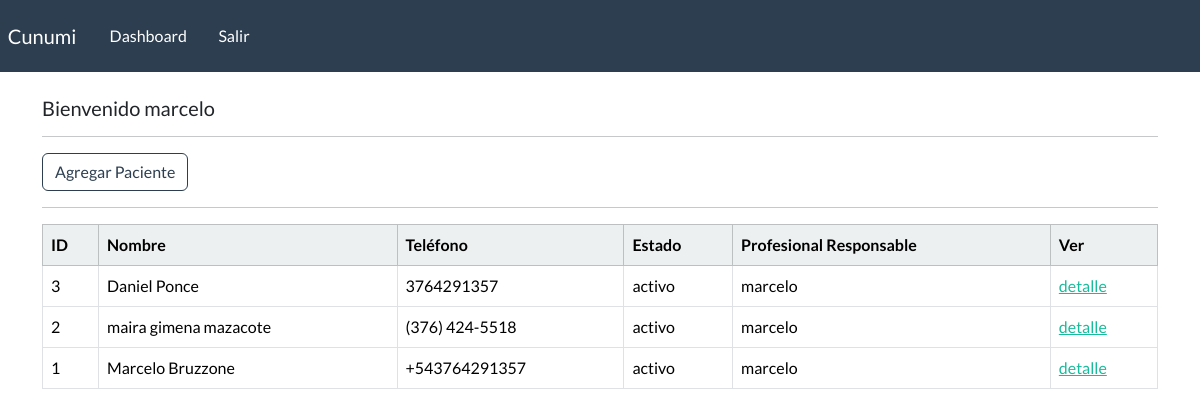
The app's page /dashboard (signed in), older data.
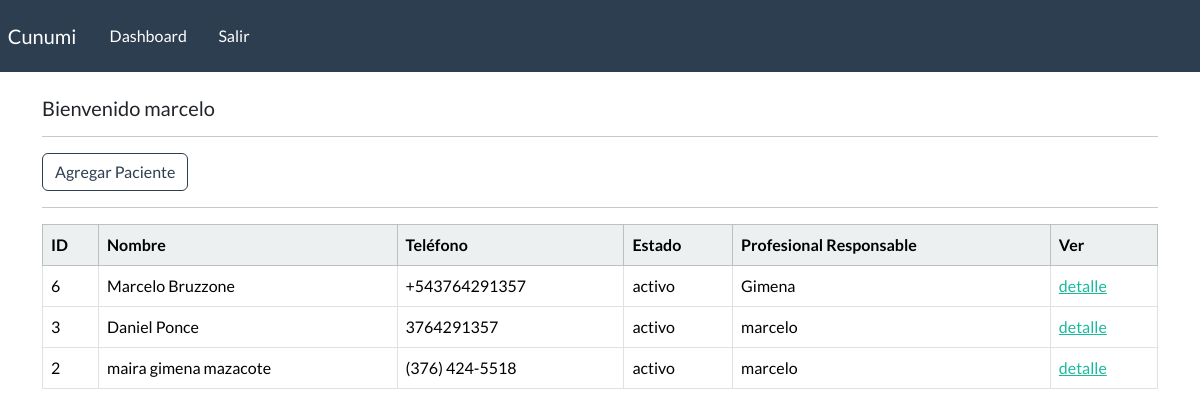
The same page, newer data.
### webapp/models.py (models this page shows, shortened)
class paciente(models.Model):
    nombre = models.CharField(max_length=100)
    apellido = models.CharField(max_length=100, blank=True)
    dni = models.CharField(max_length=100, blank=True)
    telefono = models.CharField(max_length=100, blank=True)
    email = models.EmailField(blank=True)
    edad = models.IntegerField(blank=True)
    fecha_inicio = models.DateField(blank=True, null=True)
    responables = models.CharField(max_length=200, blank=True)
    motivo_consulta = models.CharField(max_length=200, blank=True)
    derivado = models.BooleanField(default=False)
    email = models.EmailField(blank=True)
    estado_choices = (
        ('activo', 'activo'),
        ('inactivo', 'inactivo'),
        ('alta', 'alta'),
        ('derivado', 'derivado')
    )
    estado = models.CharField(max_length=20, choices=estado_choices, default='activo')
    profesional_responsable = models.ForeignKey(User, on_delete=models.CASCADE, blank=True)

### webapp/views.py (the view)
# urls.py: path('dashboard',views.dashboard, name='dashboard'),
@login_required(login_url='my-login')
def dashboard(request):
    pacientes = paciente.objects.all().order_by('-id')
    context = {
        'pacientes':pacientes,
    }
    return render(request, 'webapp/dashboard.html', context=context)

### webapp/templates/webapp/dashboard.html
{% extends 'webapp/base.html' %}
{% block content %}
    <h5>Bienvenido {{user}}</h5>
    <hr>
    <a class="btn btn-outline-primary btn-small" href="{% url 'crear-paciente' %}">
        Agregar Paciente
    </a>
    <hr>
    <table class="table table-hover table-bordered">
        <thead class="table-light">
            <tr>
                <th scope="col">ID</th>
                <th scope="col">Nombre</th>
                <th scope="col">Teléfono</th>
                <th scope="col">Estado</th>
                <th scope="col">Profesional Responsable</th>
                <th scope="col">Ver</th>
            </tr>
        </thead>
        <tbody>
            {% if pacientes %}
            {% for paciente in pacientes %}
            <tr>
                <td>
                    {{paciente.id}}
                </td>
                <td>{{paciente.nombre}} {{paciente.apellido}}</td>
                <td>{{paciente.telefono}}</td>
                <td>{{paciente.estado}}</td>
                <td>{{paciente.profesional_responsable}}</td>
                <td><a href="{% url 'detalle-paciente' paciente.id %}">detalle</a></td>
            </tr>
            {% endfor %}
            {% endif %}
        </tbody>
    </table>
{% endblock %}

### webapp/templates/webapp/base.html (shortened to what this page needs)
{% load static %}
<!DOCTYPE html>
<html lang="en">
<head>
    <link rel="stylesheet" href="https://bootswatch.com/5/flatly/bootstrap.min.css" type="text/css">
    <link rel="stylesheet" href="{% static 'css/styles.css' %}">
</head>
<body>
    {% include 'webapp/navbar.html' %}
    <div class="container">
        <br>
        {% block content %}
        {% endblock %}
    </div>
</body>
</html>

### webapp/templates/webapp/navbar.html (shortened to what this page needs)
<nav class="navbar navbar-expand-lg navbar-dark bg-primary justify-content-center">
    <a class="navbar-brand main-heading" href="{% url '' %}">&nbsp; Cunumi</a>
    <div class="collapse navbar-collapse text-center" id="navbarNavDropdown">
        <ul class="navbar-nav mr-auto">&nbsp;&nbsp;&nbsp;
            {% if user.is_authenticated %}
            <li class="nav-item">
                <a class="nav-link" href="{% url 'dashboard' %}">Dashboard &nbsp;  </a>
            </li>&nbsp;&nbsp;&nbsp;
            <li class="nav-item">
                <a class="nav-link" href="{% url 'user-logout' %}">Salir &nbsp; </a>
            </li>
        </ul>
            {% endif %}
    </div>
</nav>

Row changes from the older to the newer data that the page shows:
removed paciente: id "1", nombre "Marcelo", apellido "Bruzzone", telefono "+543764291357", estado "activo", profesional_responsable "marcelo"
added paciente: id "6", nombre "Marcelo", apellido "Bruzzone", telefono "+543764291357", estado "activo", profesional_responsable "Gimena"
